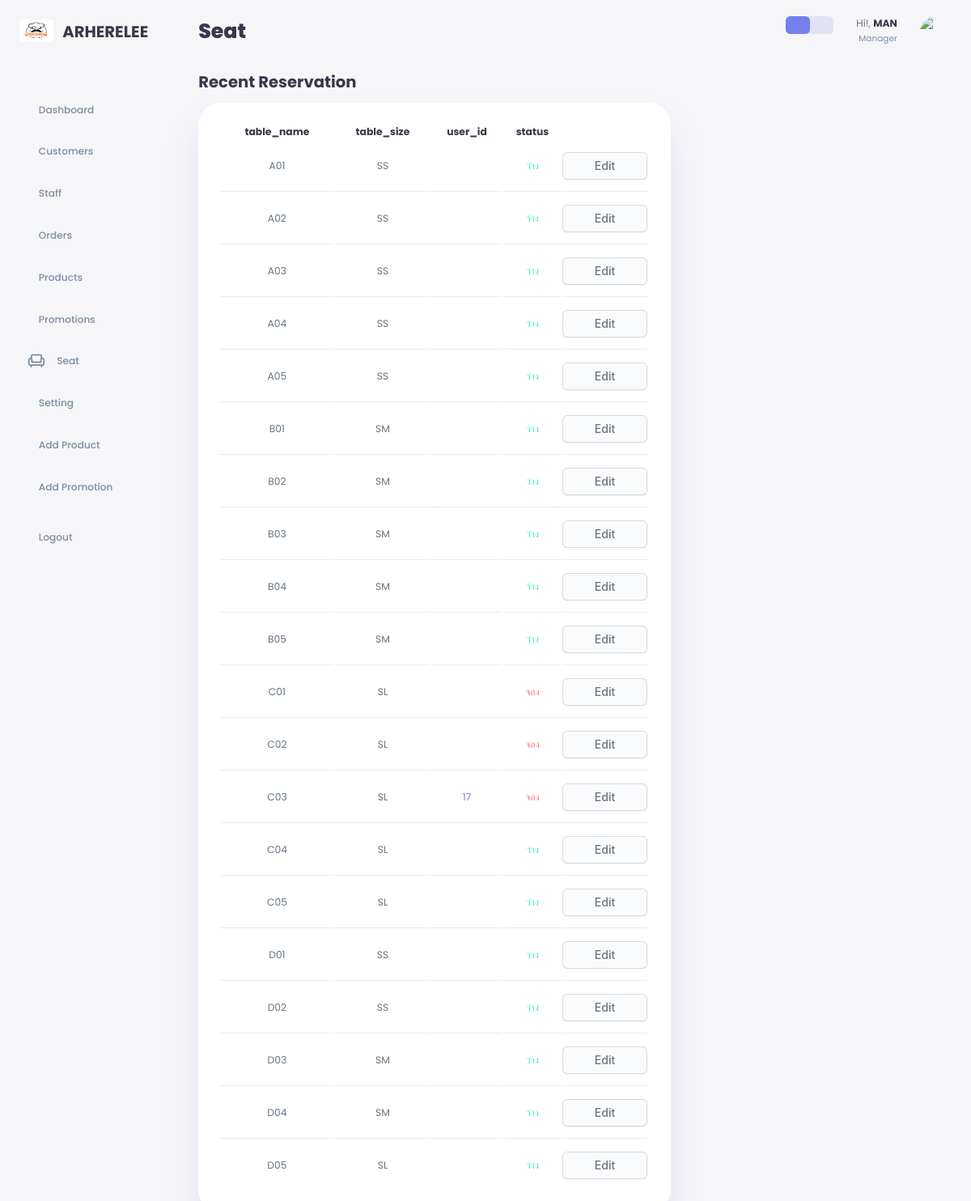
Before: /admin/seat.php (signed in) with the older database file.
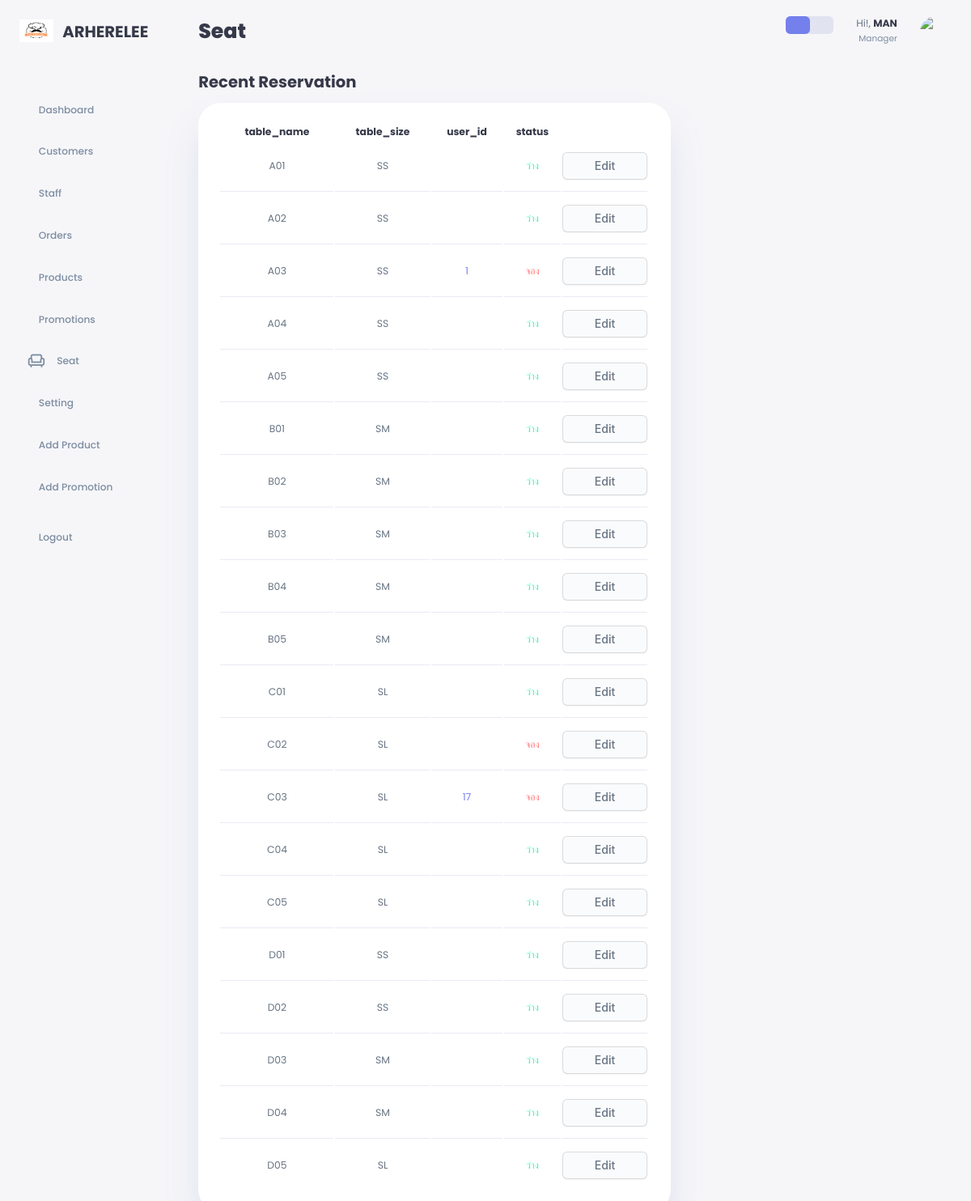
After: the same page with the newer database file.
### tables this page shows
CREATE TABLE `seat_reserve` (
  `reserve_id` int(11) NOT NULL,
  `table_name` varchar(3) NOT NULL,
  `table_status` int(1) NOT NULL COMMENT '0=ว่าง,1=จอง',
  `seat_type_id` varchar(2) NOT NULL,
  `user_id` int(11) DEFAULT NULL
);

CREATE TABLE `seat_type` (
  `seat_type_id` varchar(2) NOT NULL,
  `sizetable` varchar(10) NOT NULL,
  `sizevalue` int(10) NOT NULL
);

### admin/seat.php (the view, shortened to what this page needs)
<?php
    require_once '../config/db.php';
?>
<!DOCTYPE html>
<html lang="en">
<head>
    <link rel="stylesheet" href="../css/style.css">
    <link href="https://cdn.jsdelivr.net/npm/remixicon@3.2.0/fonts/remixicon.css" rel="stylesheet">
</head>
<body>
    <div class="container">
        <aside>
            <div class="top">
                <div class="logo">
                    <img src="../img/main-logo.png">
                    <h2>ARHERELEE</h2>
                </div>
            </div>
            <div class="sidebar">
                <a href="home.php">
                    <h3>Dashboard</h3>
                </a>
                <a href="customer.php">
                    <h3>Customers</h3>
                </a>
                <a href="staff.php">
                    <h3>Staff</h3>
                </a>
                <a href="order.php">
                    <h3>Orders</h3>
                </a>
                <a href="product.php">
                    <h3>Products</h3>
                </a>
                <a href="promotion.php">
                    <h3>Promotions</h3>
                </a>
                <a href="seat.php">
                    <span class="material-symbols-outlined">chair</span>
                    <h3>Seat</h3>
                </a>
                <a href="edit_staff.php?edit=<?php echo $_SESSION['staff_login']; ?>">
                    <h3>Setting</h3>
                </a>
                <a href="add_product.php">
                    <h3>Add Product</h3>
                </a>
                <a href="add_promotion.php">
                    <h3>Add Promotion</h3>
                </a>
                <a href="logout.php">
                    <h3>Logout</h3>
                </a>
            </div>
        </aside>
        <main>
            <h1>Seat</h1>
            <div class="recent-orders">
                <h2>Recent Reservation</h2>
                <table>
                    <thead>
                        <tr>
                            <th>table_name</th>
                            <th>table_size</th>
                            <th>user_id</th>
                            <th>status</th>
                            <th></th>
                        </tr>
                    </thead>
                    <tbody>
                        <?php
                            $select = mysqli_query($conn, "SELECT * FROM seat_reserve sr, seat_type st WHERE sr.seat_type_id = st.seat_type_id ");
                            while ($row = mysqli_fetch_assoc($select)){
                            ?>
                                <tr>
                                        <td><?php echo $row['table_name']; ?></td>
                                        <td><?php echo $row['seat_type_id']; ?></td>
                                        <td class="primary"><?php echo $row['user_id']; ?></td>
                                        <?php if ($row['table_status'] == 1): ?>
                                            <td class="danger">จอง</td>
                                        <?php else: ?>
                                            <td class="success">ว่าง</td>
                                        <?php endif; ?>
                                        <td>
                                            <a href="seat_reset.php?edit=<?php echo $row['reserve_id']; ?>" class="button-edit">Edit</a>
                                        </td>
                                    </tr>
                                    <?php
                                }; ?>
                    </tbody>
                </table>
            </div>
        </main>
        <div class="right">
            <div class="top">
                <div class="theme-toggler">
                    <i class="ri-sun-fill active"></i>
                    <i class="ri-moon-fill"></i>
                </div>
                <div class="profile">
                    <div class="info">
                    <?php
                    if(isset($_SESSION['staff_login'])){
                        $staff_id = $_SESSION['staff_login'];
                        $select = mysqli_query($conn, "SELECT * FROM staff_info si, staff_position sp WHERE staff_id = $staff_id AND si.position_id = sp.position_id");
                        $row = mysqli_fetch_assoc($select);
                    }
                    ?>
                    <p>Hi!, <b><?php echo $row['staff_firstname'] ?></b></p>
                    <small class="text-muted"><?php echo $row['position_name']?></small>
                    </div>
                    <div class="profile-photo">
                        <img src="../img/default-profile.jpg">
                    </div>
                </div>
            </div>
        </div>
    </div>
</body>
</html>

Changed rows visible on the page:
changed seat_reserve (number 3 of 20 on the later page): user (not shown) → "1"; table_status "ว่าง" → "จอง"
changed seat_reserve (number 11 of 20 on the later page): table_status "จอง" → "ว่าง"
